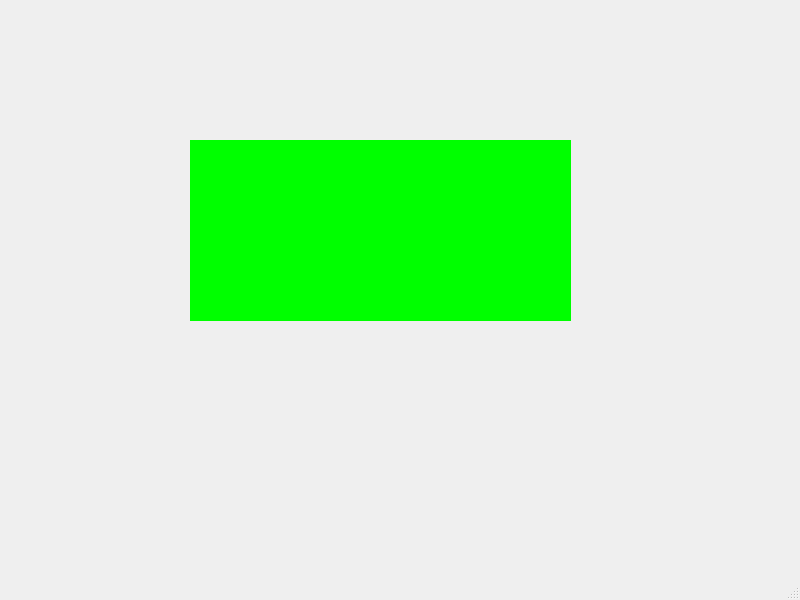
<?xml version="1.0" encoding="UTF-8"?>
<ui version="4.0">
 <class>MainWindow</class>
 <widget class="QMainWindow" name="MainWindow">
  <property name="geometry">
   <rect>
    <x>0</x>
    <y>0</y>
    <width>800</width>
    <height>600</height>
   </rect>
  </property>
  <property name="windowTitle">
   <string>MainWindow</string>
  </property>
  <widget class="QWidget" name="centralwidget">
   <widget class="QWidget" name="widget" native="true">
    <property name="geometry">
     <rect>
      <x>190</x>
      <y>140</y>
      <width>381</width>
      <height>181</height>
     </rect>
    </property>
    <property name="styleSheet">
     <string notr="true">background-color:rgb(0,255,0);</string>
    </property>
   </widget>
  </widget>
  <widget class="QMenuBar" name="menubar">
   <property name="geometry">
    <rect>
     <x>0</x>
     <y>0</y>
     <width>800</width>
     <height>26</height>
    </rect>
   </property>
  </widget>
  <widget class="QStatusBar" name="statusbar"/>
 </widget>
 <resources/>
 <connections/>
</ui>
